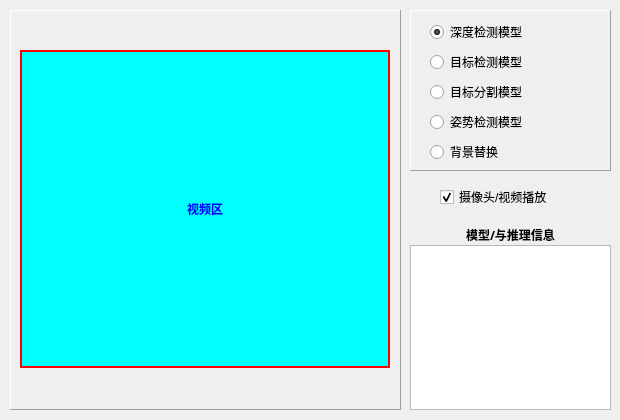
<?xml version="1.0" encoding="UTF-8"?>
<ui version="4.0">
 <class>AIModel</class>
 <widget class="QDialog" name="AIModel">
  <property name="geometry">
   <rect>
    <x>0</x>
    <y>0</y>
    <width>620</width>
    <height>420</height>
   </rect>
  </property>
  <property name="windowTitle">
   <string>机器视觉模型测试</string>
  </property>
  <widget class="QFrame" name="frame">
   <property name="geometry">
    <rect>
     <x>10</x>
     <y>10</y>
     <width>391</width>
     <height>400</height>
    </rect>
   </property>
   <property name="frameShape">
    <enum>QFrame::Shape::Panel</enum>
   </property>
   <property name="frameShadow">
    <enum>QFrame::Shadow::Raised</enum>
   </property>
   <widget class="QLabel" name="lbl_video">
    <property name="geometry">
     <rect>
      <x>10</x>
      <y>40</y>
      <width>370</width>
      <height>318</height>
     </rect>
    </property>
    <property name="font">
     <font>
      <family>Microsoft YaHei</family>
      <bold>true</bold>
     </font>
    </property>
    <property name="styleSheet">
     <string notr="true">QLabel{
	color:blue;
	border-color:red;
	border-style:solid;
	border-width:2px;
	background-color:cyan;
}</string>
    </property>
    <property name="frameShape">
     <enum>QFrame::Shape::StyledPanel</enum>
    </property>
    <property name="text">
     <string>视频区</string>
    </property>
    <property name="alignment">
     <set>Qt::AlignmentFlag::AlignCenter</set>
    </property>
   </widget>
  </widget>
  <widget class="QFrame" name="frame_2">
   <property name="geometry">
    <rect>
     <x>410</x>
     <y>10</y>
     <width>201</width>
     <height>161</height>
    </rect>
   </property>
   <property name="frameShape">
    <enum>QFrame::Shape::Panel</enum>
   </property>
   <property name="frameShadow">
    <enum>QFrame::Shadow::Raised</enum>
   </property>
   <widget class="QRadioButton" name="rad_depth">
    <property name="geometry">
     <rect>
      <x>20</x>
      <y>10</y>
      <width>104</width>
      <height>24</height>
     </rect>
    </property>
    <property name="text">
     <string>深度检测模型</string>
    </property>
    <property name="checkable">
     <bool>true</bool>
    </property>
    <property name="checked">
     <bool>true</bool>
    </property>
    <attribute name="buttonGroup">
     <string notr="true">buttonGroup</string>
    </attribute>
   </widget>
   <widget class="QRadioButton" name="rad_detect">
    <property name="geometry">
     <rect>
      <x>20</x>
      <y>40</y>
      <width>104</width>
      <height>24</height>
     </rect>
    </property>
    <property name="text">
     <string>目标检测模型</string>
    </property>
    <attribute name="buttonGroup">
     <string notr="true">buttonGroup</string>
    </attribute>
   </widget>
   <widget class="QRadioButton" name="rad_seg">
    <property name="geometry">
     <rect>
      <x>20</x>
      <y>70</y>
      <width>104</width>
      <height>24</height>
     </rect>
    </property>
    <property name="text">
     <string>目标分割模型</string>
    </property>
    <attribute name="buttonGroup">
     <string notr="true">buttonGroup</string>
    </attribute>
   </widget>
   <widget class="QRadioButton" name="rad_pose">
    <property name="geometry">
     <rect>
      <x>20</x>
      <y>100</y>
      <width>104</width>
      <height>24</height>
     </rect>
    </property>
    <property name="text">
     <string>姿势检测模型</string>
    </property>
    <attribute name="buttonGroup">
     <string notr="true">buttonGroup</string>
    </attribute>
   </widget>
   <widget class="QRadioButton" name="rad_bg">
    <property name="geometry">
     <rect>
      <x>20</x>
      <y>130</y>
      <width>104</width>
      <height>24</height>
     </rect>
    </property>
    <property name="text">
     <string>背景替换</string>
    </property>
    <attribute name="buttonGroup">
     <string notr="true">buttonGroup</string>
    </attribute>
   </widget>
  </widget>
  <widget class="QCheckBox" name="chk_dev">
   <property name="geometry">
    <rect>
     <x>440</x>
     <y>185</y>
     <width>131</width>
     <height>24</height>
    </rect>
   </property>
   <property name="text">
    <string>摄像头/视频播放</string>
   </property>
   <property name="checked">
    <bool>true</bool>
   </property>
  </widget>
  <widget class="QTextEdit" name="edt_info">
   <property name="geometry">
    <rect>
     <x>410</x>
     <y>245</y>
     <width>201</width>
     <height>165</height>
    </rect>
   </property>
  </widget>
  <widget class="QLabel" name="label_2">
   <property name="geometry">
    <rect>
     <x>410</x>
     <y>225</y>
     <width>201</width>
     <height>20</height>
    </rect>
   </property>
   <property name="font">
    <font>
     <family>Microsoft YaHei</family>
     <bold>true</bold>
    </font>
   </property>
   <property name="text">
    <string>模型/与推理信息</string>
   </property>
   <property name="alignment">
    <set>Qt::AlignmentFlag::AlignCenter</set>
   </property>
  </widget>
 </widget>
 <resources/>
 <connections/>
 <buttongroups>
  <buttongroup name="buttonGroup"/>
 </buttongroups>
</ui>
